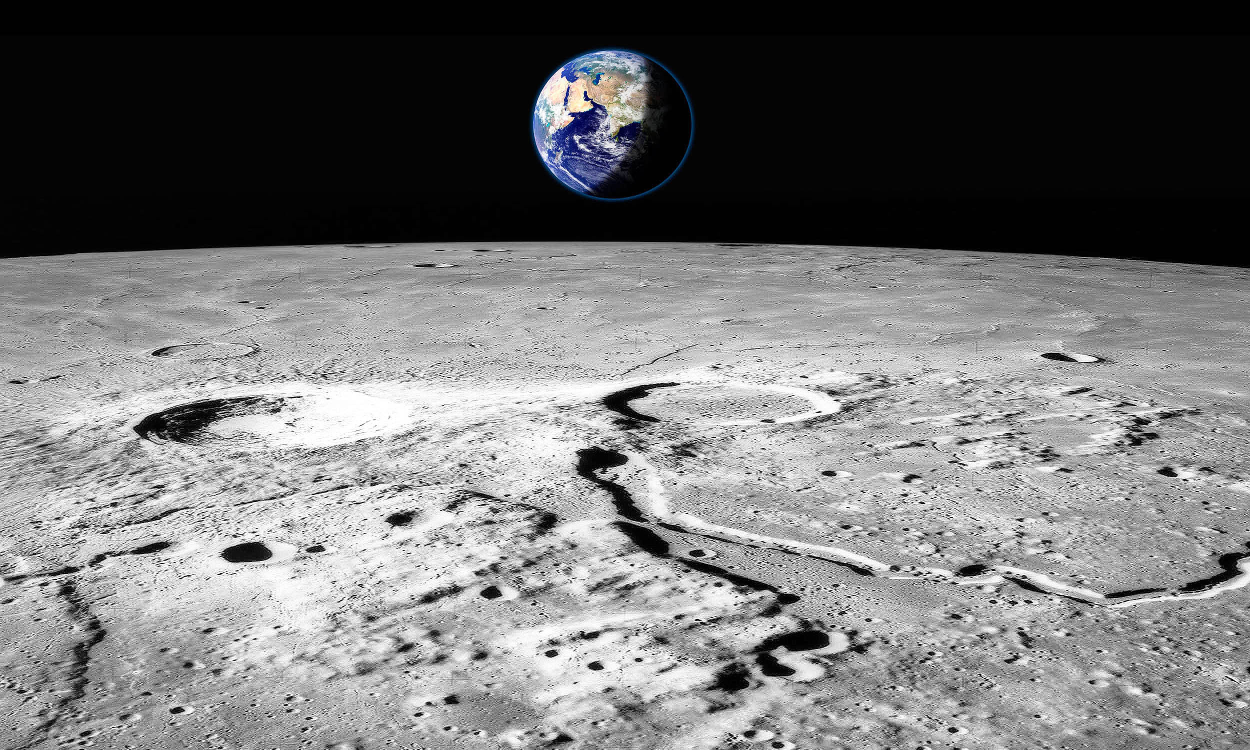
#> input picture Images/1.jpg, 2500 x 1500 px (shown at 1/2 size); its folder holds only this picture in this run
$ python lunar.py
#> lines starting #> are read from the running program, lines starting #| are printed output that depends on the picture; after the words box and inside, x2 and y2 are one past the last pixel; in counts of white or black regions, pixels touching at a corner belong together
import cv2
import numpy as np
import glob
import os

def process_lunar_image(image_path):
#> called with image_path = 'Images/1.jpg'
    img = cv2.imread(image_path)
#> img is the input picture: shape (1500, 2500, 3); mean B, G, R 115.9, 115.5, 115.4
    if img is None:
        return None, "Error Loading Image"

    height, width = img.shape[:2]
#> height = 1500; width = 2500

    # 1. Preprocessing
    gray = cv2.cvtColor(img, cv2.COLOR_BGR2GRAY)
    smoothed = cv2.GaussianBlur(gray, (7, 7), 2.0)

    # 2. Horizon Masking (Ignore top 30% sky/horizon)
    ground_mask = np.ones((height, width), dtype=np.uint8)
    ground_mask[0:int(height * 0.30), :] = 0

    # 3. Surface Roughness Detection via Gradient
    kernel_5x5 = cv2.getStructuringElement(cv2.MORPH_RECT, (5, 5))
    range_map = cv2.morphologyEx(smoothed, cv2.MORPH_GRADIENT, kernel_5x5)

    # Normalize range map
    range_max = np.max(range_map)
#> range_max = 189
    range_norm = range_map.astype(np.float32) / (range_max if range_max > 0 else 1)
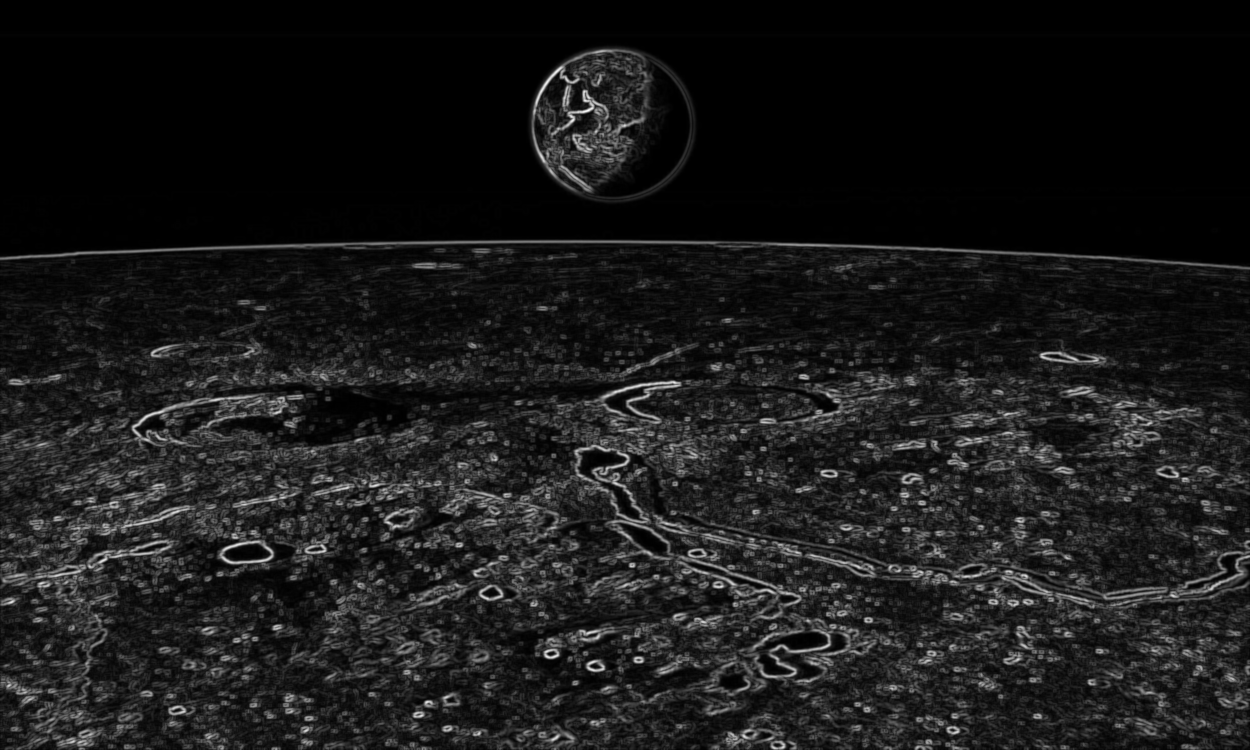
#> range_norm: shape (1500, 2500) float32 (shown at 1/2 size); min 0, max 1, mean 0.102

    # 4. Adaptive Thresholding for Hazard Detection
    # Dynamic cutoff based on average terrain texture
    mean_roughness = np.mean(range_norm[ground_mask == 1])
#> mean_roughness = 0.141
    t_factor = mean_roughness * 0.85  # Adaptive cutoff
#> t_factor = 0.12

    walkable_raw = ((range_norm < t_factor) & (ground_mask == 1)).astype(np.uint8) * 255
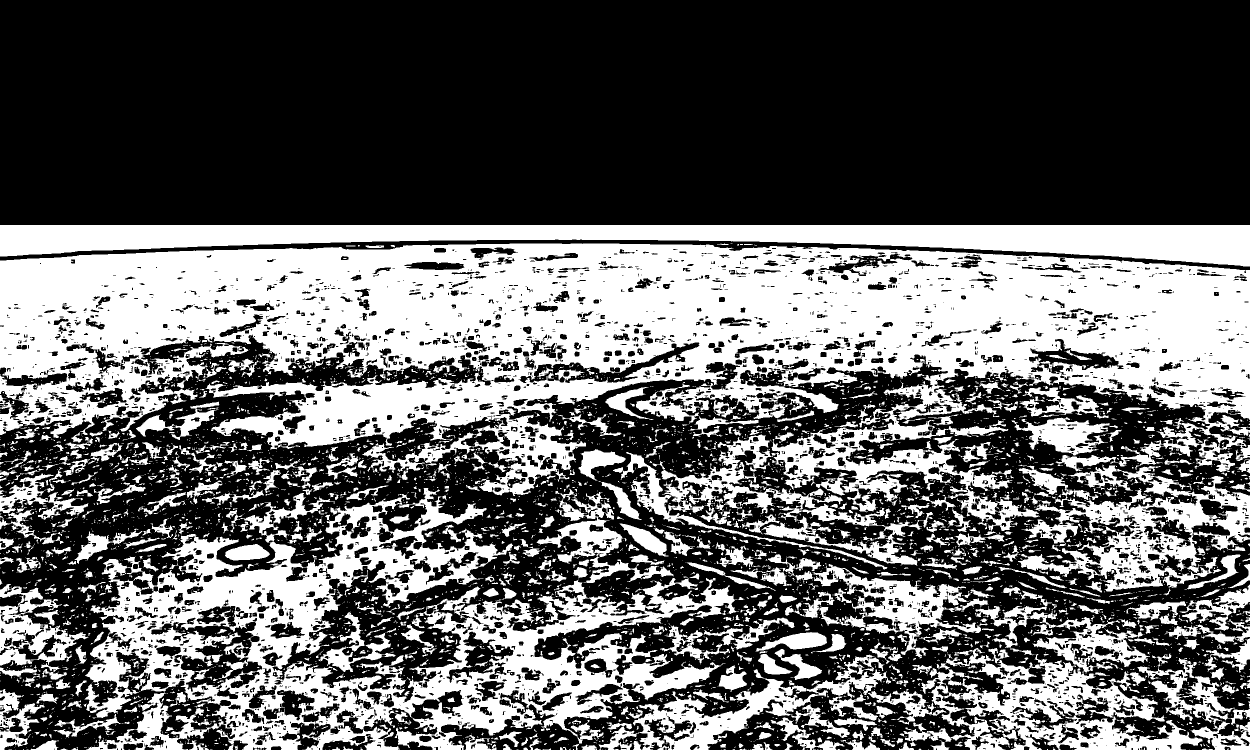
#> walkable_raw: shape (1500, 2500) (shown at 1/2 size); 39.3% white; 5270 white regions (4231 under 20 px), largest, box (x1, y1, x2, y2) and area: (0, 487, 2500, 1139) 737028, (169, 976, 1478, 1500) 233290, (0, 450, 2500, 533) 110589

    # Morphological cleaning
    kernel_close = cv2.getStructuringElement(cv2.MORPH_ELLIPSE, (9, 9))
    walkable_clean = cv2.morphologyEx(walkable_raw, cv2.MORPH_CLOSE, kernel_close)
#> walkable_clean: shape (1500, 2500); 49.9% white; 878 white regions (737 under 20 px), largest, box (x1, y1, x2, y2) and area: (0, 450, 2500, 1500) 1797010, (0, 1158, 181, 1500) 26931, (1511, 1245, 1654, 1349) 4549

    # Filter small noise patches
    num_labels, labels, stats, _ = cv2.connectedComponentsWithStats(walkable_clean)
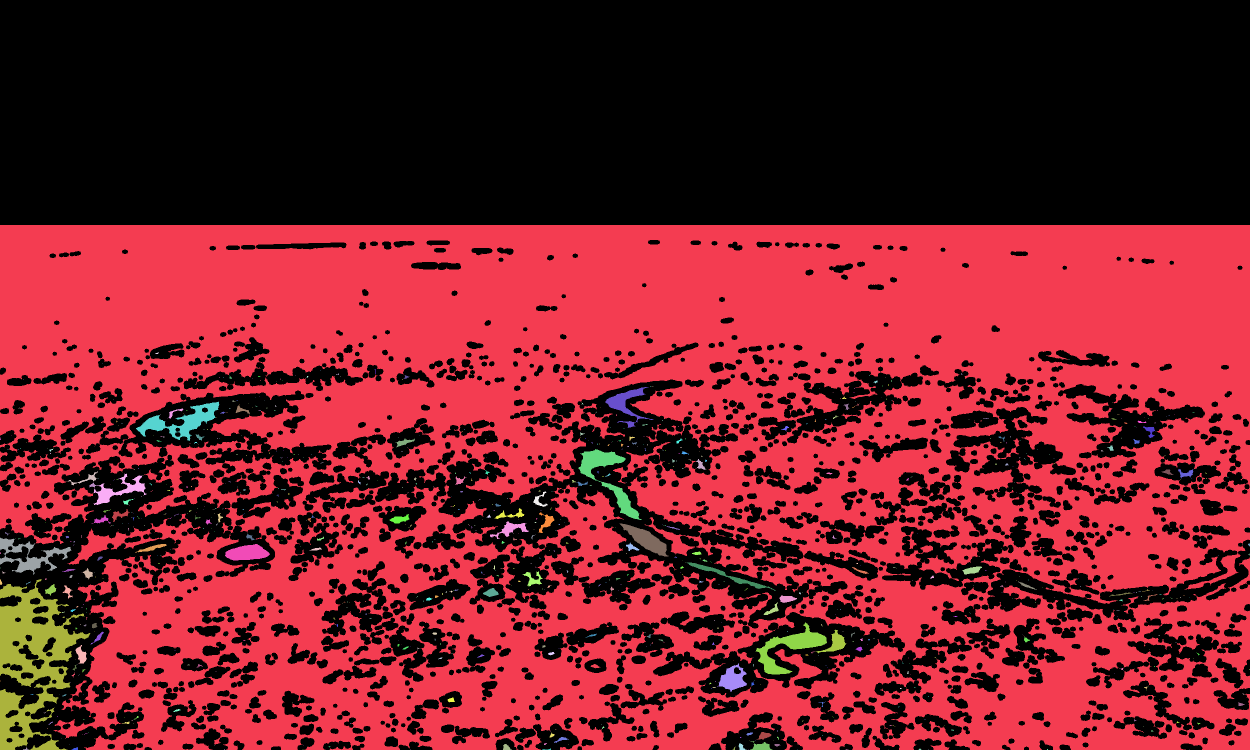
#> labels: shape (1500, 2500) int32 (shown at 1/2 size); 879 distinct labels, from 0 to 878; one colour per label, 0 black
#> num_labels = 879; stats = 879 rows, first 6: [0, 0, 2500, 1500, 1880246], [0, 450, 2500, 1050, 1797010], [499, 698, 1, 1, 1], [511, 699, 2, 3, 4], [310, 705, 8, 3, 14], [2137, 719, 2, 1, 2]
    walkable_filtered = np.zeros_like(walkable_clean)
    for i in range(1, num_labels):
        if stats[i, cv2.CC_STAT_AREA] >= 800:
            walkable_filtered[labels == i] = 255

    # 5. Three-Corridor Navigation Analysis (Lower 45% ROI)
    roi_start = int(height * 0.55)
#> roi_start = 825
    roi = walkable_filtered[roi_start:, :]
#> roi: shape (675, 2500); 60.1% white; 879 black regions (2 under 20 px), largest, box (x1, y1, x2, y2) and area: (750, 0, 1695, 432) 94492, (0, 84, 550, 675) 83351, (1306, 399, 1810, 571) 26066
    roi_h, roi_w = roi.shape
#> roi_h = 675; roi_w = 2500

    # Split bottom view into 3 equal columns: Left, Center, Right
    col_w = roi_w // 3
#> col_w = 833
    left_zone = roi[:, :col_w]
#> left_zone: shape (675, 833); 58.6% white; 306 black regions (3 under 20 px), largest, box (x1, y1, x2, y2) and area: (0, 84, 550, 675) 83351, (172, 0, 663, 122) 19414, (643, 360, 786, 449) 5540
    center_zone = roi[:, col_w:2*col_w]
#> center_zone: shape (675, 833); 57.9% white; 284 black regions (2 under 20 px), largest, box (x1, y1, x2, y2) and area: (0, 0, 833, 432) 90544, (473, 399, 833, 571) 20228, (269, 288, 478, 383) 7030
    right_zone = roi[:, 2*col_w:]
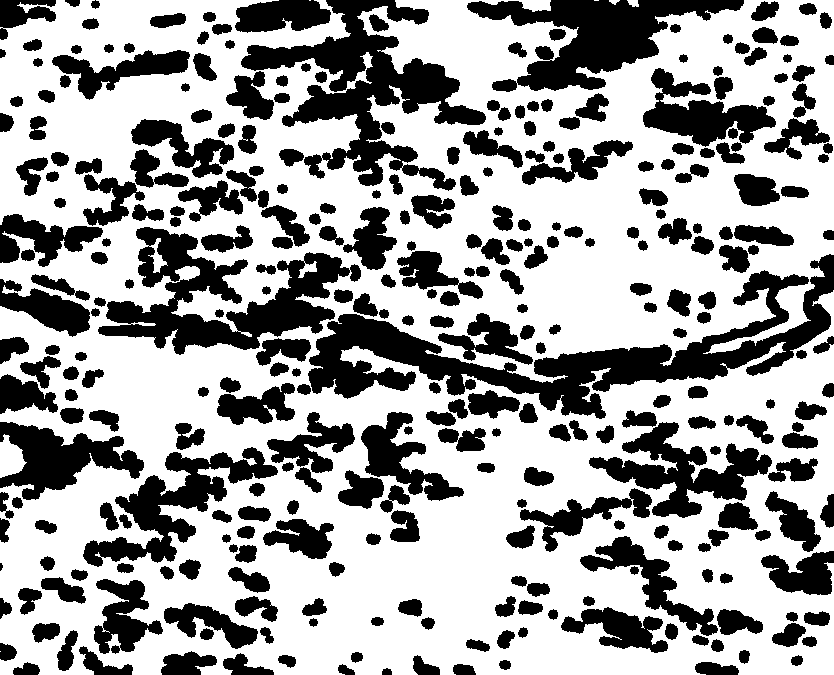
#> right_zone: shape (675, 834); 63.6% white; 321 black regions (1 under 20 px), largest, box (x1, y1, x2, y2) and area: (308, 254, 834, 419) 21666, (241, 0, 486, 191) 15292, (98, 227, 361, 355) 13110

    # Calculate safe pixel ratio in each sector
    left_score = np.sum(left_zone == 255)
#> left_score = 329622
    center_score = np.sum(center_zone == 255)
#> center_score = 325768
    right_score = np.sum(right_zone == 255)
#> right_score = 358053

    total_safe_pixels = left_score + center_score + right_score
#> total_safe_pixels = 1013443

    # Steering Decision Logic based on clearest corridor
    if total_safe_pixels < (roi_h * roi_w * 0.05):
        nav_status = "STOP - Obstacle Ahead!"
        command_color = (0, 0, 255) # Red
        target_x = int(width / 2)
    else:
        # Determine safest corridor
        scores = {"Drive STRAIGHT": center_score, "Steer LEFT": left_score, "Steer RIGHT": right_score}
#> scores = {'Drive STRAIGHT': 325768, 'Steer LEFT': 329622, 'Steer RIGHT': 358053}
        nav_status = max(scores, key=scores.get)
#> nav_status = 'Steer RIGHT'

        if nav_status == "Drive STRAIGHT":
            target_x = int(width * 0.5)
            command_color = (0, 255, 0) # Green
        elif nav_status == "Steer LEFT":
            target_x = int(width * 0.25)
            command_color = (0, 255, 255) # Yellow
        else:
            target_x = int(width * 0.75)
#> target_x = 1875
            command_color = (0, 255, 255) # Yellow

    # 6. Visualization Overlay
    output_img = img.copy()
    green_overlay = np.zeros_like(img)
    green_overlay[walkable_filtered == 255] = [0, 255, 0]
    output_img = cv2.addWeighted(output_img, 0.7, green_overlay, 0.45, 0)

    # Draw Corridor Boundary Lines on screen
    cv2.line(output_img, (col_w, roi_start), (col_w, height), (255, 255, 255), 1)
#> output_img: shape (1500, 2500, 3); mean B, G, R 81.2, 134.6, 80.9
    cv2.line(output_img, (2 * col_w, roi_start), (2 * col_w, height), (255, 255, 255), 1)
#> output_img: shape (1500, 2500, 3); mean B, G, R 81.2, 134.6, 80.9

    # Draw Steering Vector Line & Indicator
    target_y = height - 40
#> target_y = 1460
    cv2.line(output_img, (int(width / 2), height), (target_x, target_y), (0, 0, 255), 3)
#> output_img: shape (1500, 2500, 3); mean B, G, R 81.1, 134.5, 81
    cv2.circle(output_img, (target_x, target_y), 8, (0, 0, 255), -1)
#> output_img: shape (1500, 2500, 3); mean B, G, R 81.1, 134.5, 81

    return output_img, nav_status, command_color

def run_demo(folder_path=os.path.join("dataset", "render"), delay_seconds=5):
    script_dir = os.path.dirname(os.path.abspath(__file__))
    target_folder = os.path.join(script_dir, folder_path)

    image_paths = []
    for ext in ('*.png', '*.jpg', '*.jpeg'):
        image_paths.extend(glob.glob(os.path.join(target_folder, ext)))

    if not image_paths:
        print(f"[ERROR] No images found in '{target_folder}'!")
        return

    print(f"\n==================================================")
    print(f" LUNAR ROVER AUTONOMOUS NAVIGATION DEMO ACTIVATED ")
    print(f" Loaded {len(image_paths)} images from dataset/render.")
    print(f" Delay per image: {delay_seconds} seconds")
    print(f" [CONTROLS]:")
    print(f"   - Press 'q' or 'Esc' to EXIT")
    print(f"   - Press 'SPACEBAR' to PAUSE / RESUME")
    print(f"==================================================\n")

    try:
        for idx, path in enumerate(image_paths):
            filename = os.path.basename(path)
            result = process_lunar_image(path)

            if result[0] is None:
                continue

            result_frame, command, cmd_color = result
#> command = 'Steer RIGHT'; cmd_color = (0, 255, 255)

            print(f" Frame [{idx+1}/{len(image_paths)}] | File: {filename} --> Command: {command}")
#|  Frame [1/1] | File: 1.jpg --> Command: Steer RIGHT

            # Render On-Screen Display
            cv2.putText(result_frame, f"Frame: {filename}", (20, 30),
                        cv2.FONT_HERSHEY_SIMPLEX, 0.6, (255, 255, 255), 2)
#> result_frame: shape (1500, 2500, 3); mean B, G, R 81.2, 134.5, 81.1
            cv2.putText(result_frame, f"Nav Command: {command}", (20, 70),
                        cv2.FONT_HERSHEY_SIMPLEX, 0.9, cmd_color, 2)
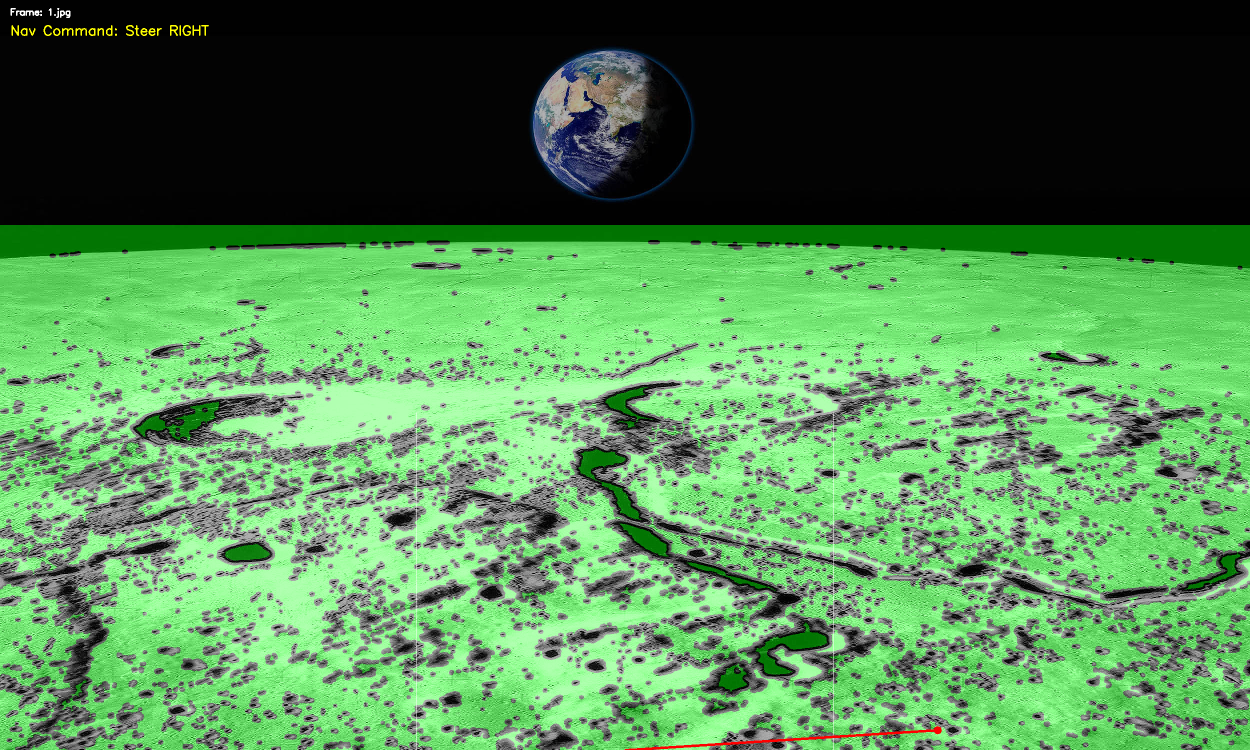
#> result_frame: shape (1500, 2500, 3) (shown at 1/2 size); mean B, G, R 81.2, 134.7, 81.2
            cv2.putText(result_frame, "[Q] Quit  |  [SPACE] Pause/Resume", (20, result_frame.shape[0] - 15),
                        cv2.FONT_HERSHEY_SIMPLEX, 0.5, (220, 220, 220), 1)
#> result_frame: shape (1500, 2500, 3); 0.02% of pixels changed, all inside (x1, y1, x2, y2) = (22, 1473, 310, 1490)

            cv2.imshow("Autonomous Lunar Navigation Feed", result_frame)

            # Wait Key Control
            key = cv2.waitKey(int(delay_seconds * 1000)) & 0xFF
#> (key q is pressed here)

            if key == ord('q') or key == 27:
                print("\n[STOPPED] Demo exited by user.")
                break

            elif key == 32: # Spacebar Pause
                print("\n[PAUSED] Press SPACEBAR to resume...")
                while True:
                    pause_key = cv2.waitKey(100) & 0xFF
                    if pause_key == 32:
                        print("[RESUMED] Continuing...\n")
                        break
                    elif pause_key == ord('q') or pause_key == 27:
                        cv2.destroyAllWindows()
                        return


    except KeyboardInterrupt:
        print("\n[STOPPED] Terminated by terminal.")

    cv2.destroyAllWindows()

if __name__ == "__main__":
    # Adjust delay_seconds here (currently set to 5 seconds per image)
    run_demo(folder_path=os.path.join("Images"), delay_seconds=5)
